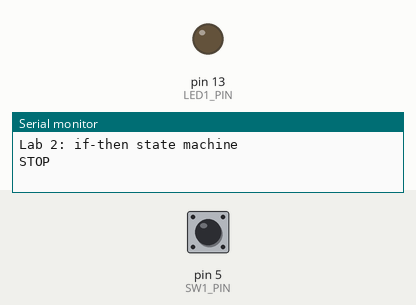
This sketch was run on a simulated Arduino Uno, built with avr-gcc and run on an emulated ATmega328P. Shown: output pins drawn as LEDs (lit = HIGH), the last lines printed to the serial monitor. The inputs (shaded band) are chosen by the test bench; at power-on: pin 5 (SW1_PIN) HIGH.

Above: at 1.2 s.
1.3 s: pin 5 (SW1_PIN) pulled LOW for 0.15 s
At 2.7 s:
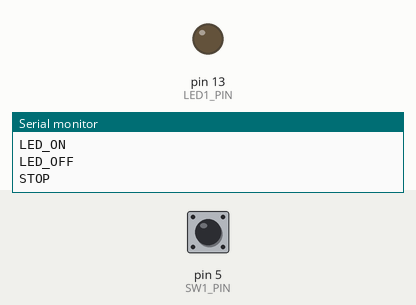
3.0 s: pin 5 (SW1_PIN) pulled LOW for 3.2 s
At 4.17 s:
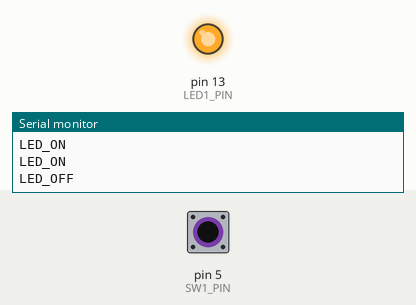
7.7 s: pin 5 (SW1_PIN) driven LOW
At 8.2 s:
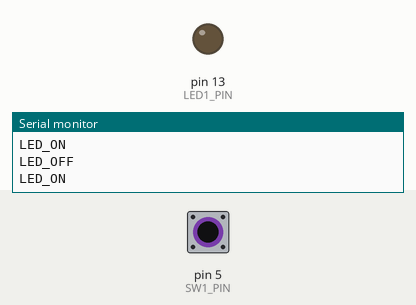
10.7 s: pin 5 (SW1_PIN) driven HIGH
At 11.4 s:
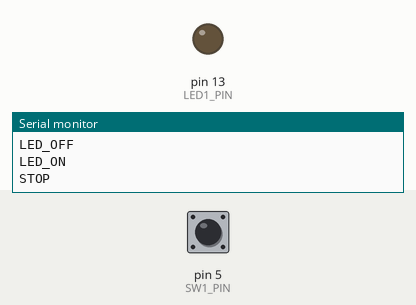
Timing chart, 0 to 13.2 s (numbered marks = the images above; inputs shaded):
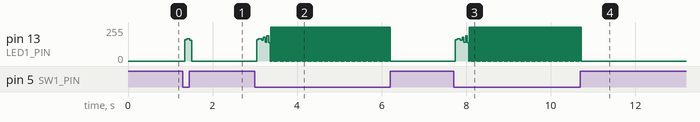

Measured:
- after the input at 1.3 s, pin 13 (LED1_PIN): 0/255 → 167/255 after 0.05 s, → 0/255 0.12 s later
- after the input at 10.7 s, pin 13 (LED1_PIN): goes on until 10.7 s, then stays 0/255

The sketch:

Section_6.ino
```cpp
#define SW1_PIN 5  // was pin 2
#define LED1_PIN 13  // was pin 7
#define MSEC_SAMPLE 1

enum {STOP, LED_ON, LED_OFF};

boolean isSwPressed, prevIsSwPressed, isSwRise, isSwFall, isSwChange;
int state = STOP, prevState = !state;
int stateTimer;
boolean isNewState;

void setup() {
  pinMode(SW1_PIN, INPUT_PULLUP);
  pinMode(LED1_PIN, OUTPUT);  digitalWrite(LED1_PIN, LOW);
  Serial.begin(9600);  Serial.println(F("Lab 2: if-then state machine\n"));
}

void loop() {
  // Input scan, signal conditioning, history evolution
  prevIsSwPressed = isSwPressed;
  isSwPressed = !digitalRead(SW1_PIN);
  isSwRise = (isSwPressed && !prevIsSwPressed);  // switch edge detection
  isSwFall = (!isSwPressed && prevIsSwPressed);
  isSwChange = (isSwRise || isSwFall);

  // update state information
  isNewState = (state != prevState); // if state != prevState, then isNewState
  prevState = state;

  if (state == STOP) {
    // Entry housekeeping
    if (isNewState) Serial.println("STOP");
    // State business
    digitalWrite(LED1_PIN, LOW);
    // Exit condition is based only on switch changing
    if (isSwPressed) state = LED_ON;
  }

  else if (state == LED_ON) {
    // Entry housekeeping
    if (isNewState) {
      stateTimer = 0; // reset state timer to zero
      Serial.println("LED_ON");
      digitalWrite(LED1_PIN, HIGH);
    }
    // State business
    stateTimer++;
    // Exit condition 1 is based on switch changing
    if (isSwPressed) {
       Serial.println("LED_ON");
      digitalWrite(LED1_PIN, LOW);
      state = LED_OFF;
    }
     if (isSwFall){
      state = STOP;
    }
    // Exit condition 2 is based on timer expiring
    if (stateTimer >= 250) state = LED_OFF;
  }

  else if (state == LED_OFF) {
    // Entry housekeeping
    if (isNewState) {
      stateTimer = 0; // reset state timer to zero
      Serial.println("LED_OFF");
      digitalWrite(LED1_PIN, LOW);
    }
    // State business
    stateTimer++;
    // Exit condition 1 is based on switch changing
    if (isSwPressed) {
      digitalWrite(LED1_PIN, HIGH);
      state = LED_ON;
    }
    if (isSwFall){
      state = STOP;
    }
    // Exit condition 2 is based on timer expiring
    if (stateTimer >= 750) state = LED_ON;
  }
  else state = STOP;

  delay(MSEC_SAMPLE);
} //loop()
```
